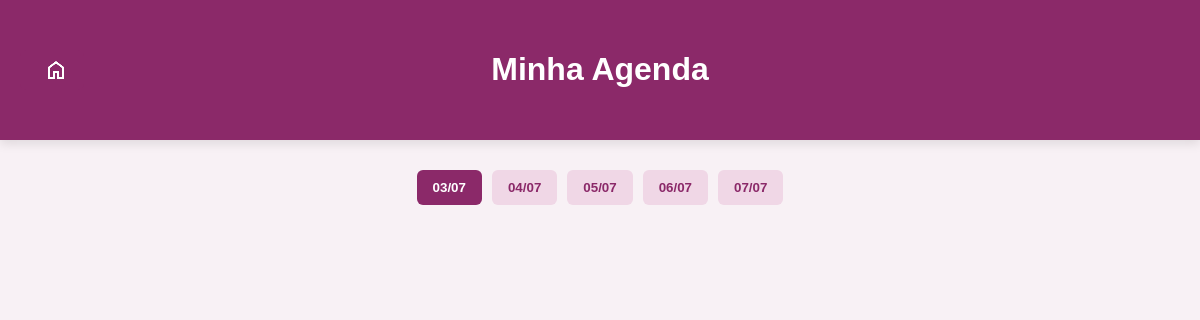
Page /profissional/agenda (signed in) on the earlier database version.
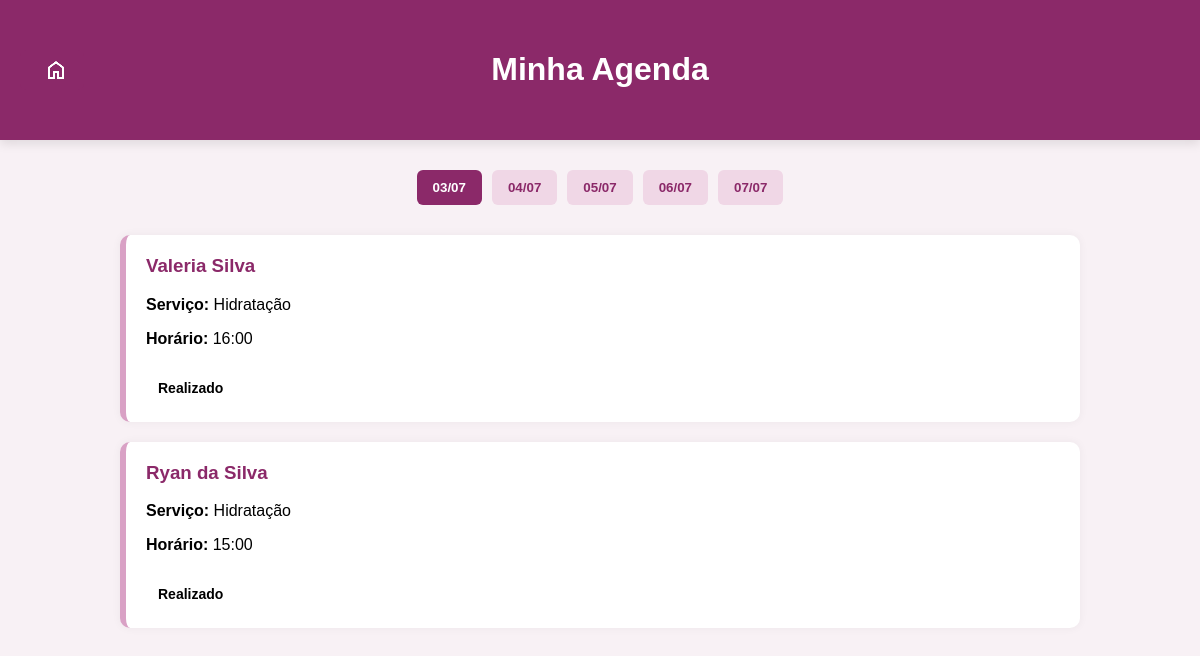
Same page on the later database version.
### backend/models.py (models this page shows, shortened)
class Agendamento(db.Model):
    __tablename__ = 'agendamentos'
    idAgendamento = db.Column(db.Integer, primary_key=True)
    idCliente = db.Column(db.Integer, db.ForeignKey('clientes.idCliente'), nullable=False)
    idProfissionalServico = db.Column(db.Integer, db.ForeignKey('profissional_servicos.idProfissionalServico'), nullable=False)
    data = db.Column(db.Date, nullable=False)
    horaInicio = db.Column(db.Time, nullable=False)
    horaFim = db.Column(db.Time, nullable=False)
    data_criacao = db.Column(db.DateTime, default=datetime.utcnow)
    status = db.Column(db.String(20), default='pendente')
    cliente = db.relationship('Cliente', back_populates='agendamentos')
    profissional_servico = db.relationship('ProfissionalServico', back_populates='agendamentos')

class Cliente(db.Model, UserMixin):
    __tablename__ = 'clientes'
    idCliente = db.Column(db.Integer, primary_key=True)
    nome = db.Column(db.String(100), nullable=False)
    email = db.Column(db.String(120), unique=True, nullable=False)
    telefone = db.Column(db.String(20), nullable=False)
    senha_hash = db.Column(db.String(256), nullable=False)
    agendamentos = db.relationship('Agendamento', back_populates='cliente', lazy=True)

class Servico(db.Model):
    __tablename__ = 'servicos'
    idServico = db.Column(db.Integer, primary_key=True)
    nome = db.Column(db.String(100), nullable=False)
    descricao = db.Column(db.Text, nullable=True)
    preco = db.Column(db.Numeric(10, 2), nullable=False)
    duracao = db.Column(db.Integer, nullable=False)
    profissional_servicos = db.relationship('ProfissionalServico', back_populates='servico', lazy=True)

### backend/views.py (the view)
@app.route('/profissional/agenda')
@login_required
def profissional_agenda():
    if not isinstance(current_user._get_current_object(), Profissional):
        abort(403)
    hoje = date.today()
    datas = [hoje + timedelta(days=i) for i in range(5)]
    data_str = request.args.get('data')
    if data_str:
        try:
            data_selecionada = datetime.strptime(data_str, '%Y-%m-%d').date()
        except ValueError:
            flash('Data inválida.', 'error')
            return redirect(url_for('profissional_agenda'))
    else:
        data_selecionada = hoje
    agendamentos = (
        Agendamento.query
        .join(ProfissionalServico)
        .filter(
            ProfissionalServico.idProfissional == current_user.idProfissional,
            Agendamento.data == data_selecionada
        )
        .all()
    )
    return render_template(
        'profissional-agenda.html',
        datas=datas,
        data_selecionada=data_selecionada,
        agendamentos=agendamentos
    )

### backend/views.py (called while the page is built)
@login_manager.user_loader
def load_user(user_id):
    if user_id.startswith('admin-'):
        admin_id = user_id.split('-')[1]
        return Administrador.query.get(admin_id)
    elif user_id.startswith('prof-'):
        prof_id = user_id.split('-')[1]
        return Profissional.query.get(prof_id)
    elif user_id.startswith('cliente-'):
        cliente_id = user_id.split('-')[1]
        return Cliente.query.get(cliente_id)
    return None

### templates/profissional-agenda.html (shortened to what this page needs)
<!DOCTYPE html>
<html lang="pt-br">
<head>
  <link rel="stylesheet" href="/static/css/style-profissional-agenda.css" />
  <link rel="stylesheet" href="/static/css/style-btnInicio.css" />
</head>
<body>
  <header>
    <h1>Minha Agenda</h1>
    <a class="btn-inicio" href="{{ url_for('profissional_inicio') }}">
             <img src="/static/img/home.png" alt="Página Inicial">
    </a>
  </header>
  <main>
    <div class="paginacao-datas">
      {% for data in datas %}
        <a href="{{ url_for('profissional_agenda') }}?data={{ data.strftime('%Y-%m-%d') }}">
          <button class="data {% if data == data_selecionada %}ativo{% endif %}">
            {{ data.strftime('%d/%m') }}
          </button>
        </a>
      {% endfor %}
    </div>
    <div class="lista-agendamentos">
  {% for agendamento in agendamentos %}
    <div class="agendamento">
      <h3>{{ agendamento.cliente.nome }}</h3>
      <p><strong>Serviço:</strong> {{ agendamento.profissional_servico.servico.nome }}</p>
      <p><strong>Horário:</strong> {{ agendamento.horaInicio.strftime('%H:%M') }}</p>
      <span class="status {{ agendamento.status|lower }}">{{ agendamento.status.capitalize() }}</span>
    </div>
  {% endfor %}
</div>
  </main>
</body>
</html>

Differences in the rows shown:
added Agendamento: cliente.nome "Valeria Silva", profissional_servico.servico.nome "Hidratação", horaInicio "16:00", status "Realizado"
added Agendamento: cliente.nome "Ryan da Silva", profissional_servico.servico.nome "Hidratação", horaInicio "15:00", status "Realizado"
